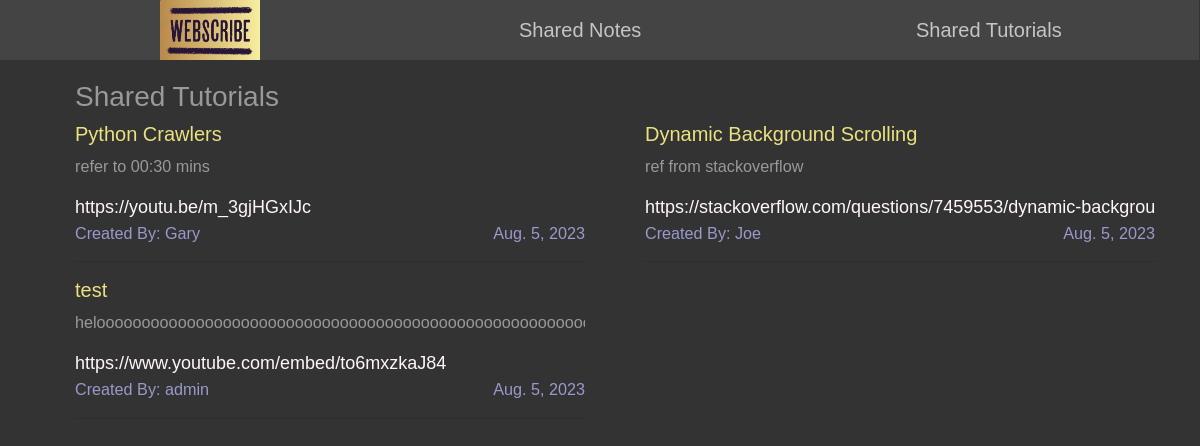
/shared_tutorials/, run on an earlier commit of the app's database.
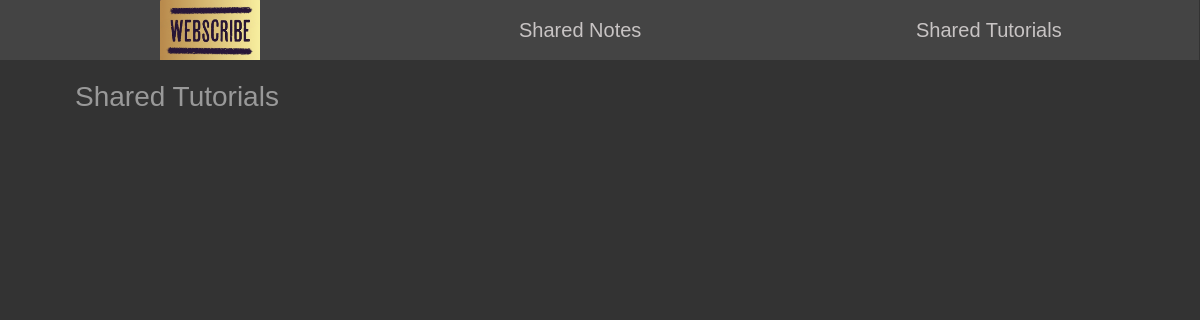
And on a later commit of the database.
### notes/models.py (models this page shows, shortened)
class Tutorial(models.Model):
    title = models.CharField(max_length=200)
    short_descr = models.CharField(max_length=200,blank=True)
    link = models.URLField()
    owner = models.ForeignKey(User, on_delete=models.CASCADE, related_name='allTutorials')
    is_shared = models.BooleanField(default=False)
    created_at = models.DateField(default=timezone.now)

### userApp/models.py (models this page shows)
class User(AbstractUser):
    password = models.CharField(max_length=200)
    def __str__(self):
        return self.username

### userApp/views.py (the view)
# urls.py: path('shared_tutorials/',views.shared_tutorials, name="sharedTutorials"),
def shared_tutorials(request):
    tutorials = Tutorial.objects.filter(is_shared=True)
    paginator_t = Paginator(tutorials,10)
    page_no_t = request.GET.get('page')
    single_page_tutorials = paginator_t.get_page(page_no_t)
    return render(request, 'sharedtutorials.html',{'tutorials' :single_page_tutorials})

### templates/sharedtutorials.html (shortened to what this page needs)
{% extends 'indexbase.html' %}
{% load static %}
{% block extra_styles %}
    <link rel="stylesheet" href="{% static 'css/shared_note_tut.css' %}">
{% endblock %}
{% block body %}
<main>
    <div class="container" style="margin-top: 80px;">
        <h3 class="tm-media-body sh-tutorials">Shared Tutorials</h3>
        <div class="row">
            {% for tutorial in tutorials %}
            <div class="col-lg-6">
                <div class="tm-media-body">
                    <h5><a href="#" class="tm-text-title">{{tutorial.title}}</a></h5>
                    <p class="tm-text-small">{{tutorial.short_descr}}</p>
                    <div class="content-iframe">
                        <a href="{{tutorial.link}}" target="_blank">{{tutorial.link}}</a>
                    </div>
                    <div class="tm-text-secondary tm-media-span tm-text-small">
                        <span class="tm-text-left">Created By: {{ tutorial.owner }}</span>
                        <span class="tm-text-right">{{ tutorial.created_at }}</span>
                    </div>
                    <hr class="tm-hr tm-mr">
                </div>
            </div>
            {% endfor %}
        </div>
    </div>
</main>
{% endblock %}

What changed in the data, as far as the page shows it:
removed Tutorial: title "Python Crawlers", short_descr "refer to 00:30 mins", link "https://youtu.be/m_3gjHGxIJc", owner "Gary", created_at "Aug. 5, 2023"
removed Tutorial: title "Dynamic Background Scrolling", short_descr "ref from stackoverflow", link "https://stackoverflow.com/questions/7459553/dynamic-backgr…", owner "Joe", created_at "Aug. 5, 2…"
removed Tutorial: title "test", short_descr "heloooooooooooooooooooooooooooooooooooooooooooooooooooo…", link "https://www.youtube.com/embed/to6mxzkaJ84", owner "admin", created_at "Aug. 5, 2…"
